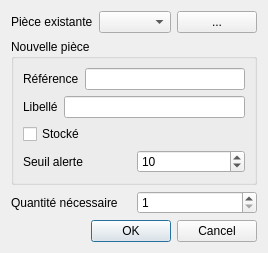
<?xml version="1.0" encoding="UTF-8"?>
<ui version="4.0">
 <class>DialogAjoutPieceAReparation</class>
 <widget class="QDialog" name="DialogAjoutPieceAReparation">
  <property name="geometry">
   <rect>
    <x>0</x>
    <y>0</y>
    <width>254</width>
    <height>239</height>
   </rect>
  </property>
  <property name="windowTitle">
   <string>Ajout de pièce</string>
  </property>
  <layout class="QVBoxLayout" name="verticalLayout_2">
   <item>
    <layout class="QHBoxLayout" name="horizontalLayout_5">
     <item>
      <widget class="QLabel" name="label_6">
       <property name="text">
        <string>Pièce existante</string>
       </property>
      </widget>
     </item>
     <item>
      <widget class="QComboBox" name="comboBox"/>
     </item>
     <item>
      <widget class="QPushButton" name="pushButtonNewPiece">
       <property name="text">
        <string>...</string>
       </property>
      </widget>
     </item>
    </layout>
   </item>
   <item>
    <widget class="QGroupBox" name="groupBox">
     <property name="title">
      <string>Nouvelle pièce</string>
     </property>
     <layout class="QVBoxLayout" name="verticalLayout">
      <item>
       <layout class="QHBoxLayout" name="horizontalLayout_2">
        <item>
         <widget class="QLabel" name="label_2">
          <property name="text">
           <string>Référence</string>
          </property>
         </widget>
        </item>
        <item>
         <widget class="QLineEdit" name="lineEditPeferencePiece"/>
        </item>
       </layout>
      </item>
      <item>
       <layout class="QHBoxLayout" name="horizontalLayout">
        <item>
         <widget class="QLabel" name="label">
          <property name="text">
           <string>Libellé</string>
          </property>
         </widget>
        </item>
        <item>
         <widget class="QLineEdit" name="lineEditLibellePiece"/>
        </item>
       </layout>
      </item>
      <item>
       <widget class="QCheckBox" name="checkBoxStocke">
        <property name="text">
         <string>Stocké</string>
        </property>
       </widget>
      </item>
      <item>
       <layout class="QHBoxLayout" name="horizontalLayoutSeuilAlerte">
        <item>
         <widget class="QLabel" name="labelSeuilAlerte">
          <property name="text">
           <string>Seuil alerte</string>
          </property>
         </widget>
        </item>
        <item>
         <widget class="QSpinBox" name="spinBoxSeuilAlerte">
          <property name="minimum">
           <number>3</number>
          </property>
          <property name="value">
           <number>10</number>
          </property>
         </widget>
        </item>
       </layout>
      </item>
     </layout>
    </widget>
   </item>
   <item>
    <layout class="QHBoxLayout" name="horizontalLayout_4">
     <item>
      <widget class="QLabel" name="label_4">
       <property name="text">
        <string>Quantité nécessaire</string>
       </property>
      </widget>
     </item>
     <item>
      <widget class="QSpinBox" name="spinBoxQuantiteNecessaire">
       <property name="minimum">
        <number>1</number>
       </property>
      </widget>
     </item>
    </layout>
   </item>
   <item>
    <widget class="QDialogButtonBox" name="buttonBox">
     <property name="orientation">
      <enum>Qt::Horizontal</enum>
     </property>
     <property name="standardButtons">
      <set>QDialogButtonBox::Cancel|QDialogButtonBox::Ok</set>
     </property>
    </widget>
   </item>
  </layout>
 </widget>
 <resources/>
 <connections>
  <connection>
   <sender>buttonBox</sender>
   <signal>accepted()</signal>
   <receiver>DialogAjoutPieceAReparation</receiver>
   <slot>accept()</slot>
   <hints>
    <hint type="sourcelabel">
     <x>248</x>
     <y>254</y>
    </hint>
    <hint type="destinationlabel">
     <x>157</x>
     <y>274</y>
    </hint>
   </hints>
  </connection>
  <connection>
   <sender>buttonBox</sender>
   <signal>rejected()</signal>
   <receiver>DialogAjoutPieceAReparation</receiver>
   <slot>reject()</slot>
   <hints>
    <hint type="sourcelabel">
     <x>316</x>
     <y>260</y>
    </hint>
    <hint type="destinationlabel">
     <x>286</x>
     <y>274</y>
    </hint>
   </hints>
  </connection>
 </connections>
</ui>
